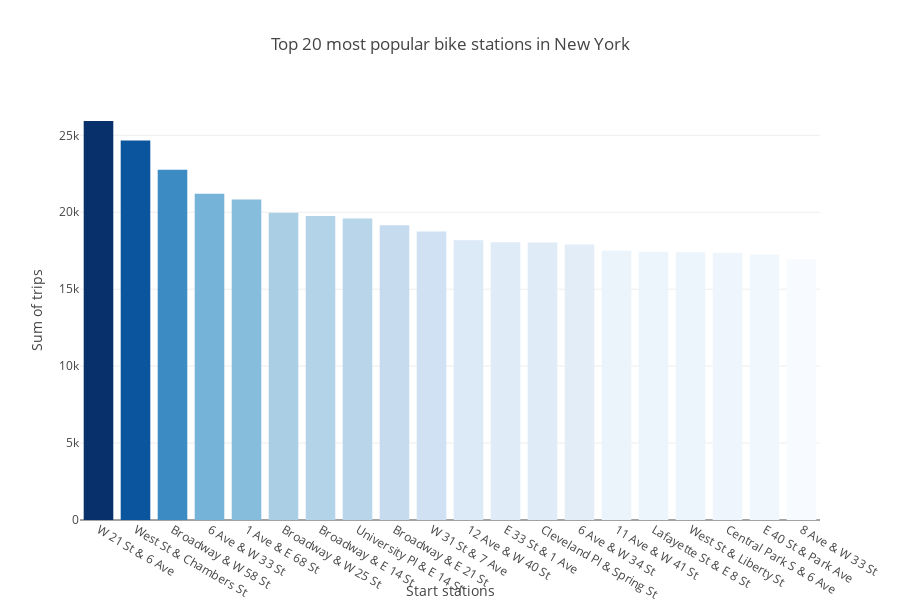

Notebook cell for this chart:
### Code cell
## Bar chart

fig.update_layout(
    title = 'Top 20 most popular bike stations in New York',
    xaxis_title = 'Start stations',
    yaxis_title ='Sum of trips',
    width = 900, height = 600
)

### Figure 1 — Plotly figure (JSON) as saved in the notebook; plotly's stock layout.template omitted (floating-point values rounded to 4 significant figures)
{"data": [{"marker": {"color": [25930, 24670, 22755, 21208, 20828, 19971, 19752, 19593, 19161, 18751, 18182, 18043, 18042, 17910, 17497, 17430, 17401, 17364, 17261, 16946], "colorscale": [[0, "rgb(247,251,255)"], [0.125, "rgb(222,235,247)"], [0.25, "rgb(198,219,239)"], [0.375, "rgb(158,202,225)"], [0.5, "rgb(107,174,214)"], [0.625, "rgb(66,146,198)"], [0.75, "rgb(33,113,181)"], [0.875, "rgb(8,81,156)"], [1, "rgb(8,48,107)"]]}, "type": "bar", "x": ["W 21 St & 6 Ave", "West St & Chambers St", "Broadway & W 58 St", "6 Ave & W 33 St", "1 Ave & E 68 St", "Broadway & W 25 St", "Broadway & E 14 St", "University Pl & E 14 St", "Broadway & E 21 St", "W 31 St & 7 Ave", "12 Ave & W 40 St", "E 33 St & 1 Ave", "Cleveland Pl & Spring St", "6 Ave & W 34 St", "11 Ave & W 41 St", "Lafayette St & E 8 St", "West St & Liberty St", "Central Park S & 6 Ave", "E 40 St & Park Ave", "8 Ave & W 33 St"], "y": [25930, 24670, 22755, 21208, 20828, 19971, 19752, 19593, 19161, 18751, 18182, 18043, 18042, 17910, 17497, 17430, 17401, 17364, 17261, 16946]}], "layout": {"height": 600, "title": {"text": "Top 20 most popular bike stations in New York"}, "width": 900, "xaxis": {"title": {"text": "Start stations"}}, "yaxis": {"title": {"text": "Sum of trips"}}}}
